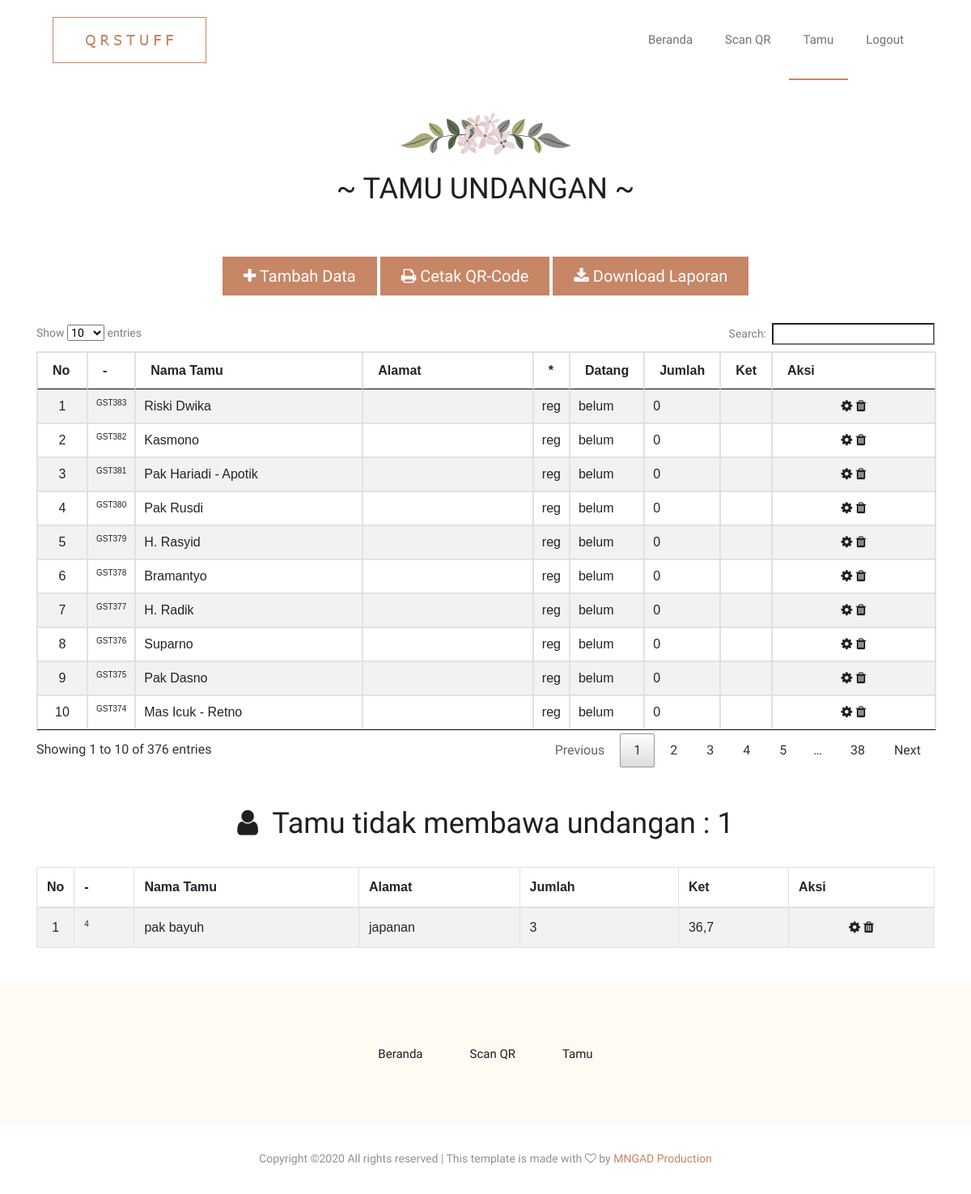
Page /tamu.php (signed in) on the committed database.
### tables this page shows
CREATE TABLE `tamu` (
  `id_tamu` varchar(20) NOT NULL,
  `nama` text NOT NULL,
  `alamat` varchar(200) NOT NULL,
  `posisi` varchar(20) NOT NULL,
  `datang` varchar(200) NOT NULL,
  `jumlah` int(11) NOT NULL,
  `keterangan` text NOT NULL
);

CREATE TABLE `tamulain` (
  `id_tamu` int(11) NOT NULL,
  `nama` text NOT NULL,
  `alamat` varchar(111) NOT NULL,
  `jumlah` int(11) NOT NULL,
  `keterangan` text NOT NULL
);

### tamu.php (the view, shortened to what this page needs)
<?php
include "koneksi.php";
?>
<!doctype html>
<html class="no-js" lang="zxx">
<head>
    <link rel="stylesheet" href="css/bootstrap.min.css">
    <link rel="stylesheet" href="css/owl.carousel.min.css">
    <link rel="stylesheet" href="css/magnific-popup.css">
    <link rel="stylesheet" href="css/font-awesome.min.css">
    <link rel="stylesheet" href="css/themify-icons.css">
    <link rel="stylesheet" href="css/nice-select.css">
    <link rel="stylesheet" href="css/flaticon.css">
    <link rel="stylesheet" href="css/flaticon.css">
    <link rel="stylesheet" href="css/gijgo.css">
    <link rel="stylesheet" href="css/slicknav.css">
    <link rel="stylesheet" href="css/style.css">
    <link rel="stylesheet" type="text/css" media="screen" href="css/jquery.dataTables.min.css">
</head>
<body>
    <header>
        <div class="header-area ">
            <div id="sticky-header" class="main-header-area">
                <div class="container">
                    <div class="row align-items-center">
                        <div class="col-xl-3 col-lg-3">
                            <div class="logo-img">
                                <a href="index.html">
                                    <img src="img/logo.png" alt="">
                                </a>
                            </div>
                        </div>
                        <div class="col-xl-9 col-lg-9">
                            <div class="main-menu  d-none d-lg-block">
                                <nav>
                                    <ul id="navigation">
                                        <li><a href="index.php">Beranda</a></li>
                                        <li><a href="./cek-qr">Scan QR</a></li>
                                        <li><a class="active" href="login.php">Tamu</a></li>
                                         <li><a href="logout.php" id="logout">logout</a></li>
                                    </ul>
                                </nav>
                            </div>
                        </div>
                        <div class="col-12">
                        </div>
                    </div>
                </div>
            </div>
        </div>
    </header>
    <div class="love_story_area">
        <div class="container">
            <div class="row">
                <div class="col-xl-12">
                    <div class="section_title text-center">
                        <img src="img/banner/flowers.png" alt="">
                        <h3>~ Tamu Undangan ~</h3>
                    </div>
                </div>
            </div>
            <?php
                $view = isset($_GET['view']) ? $_GET['view'] : null;
                switch($view){
                default:
            ?>
            <div class="row">
                <div class="col-xl-12">
                    <div class="panel-body">
                        <center>
                        <a class="boxed_btn3" style="margin-bottom: 10px" href="tamu.php?view=tambah"><i class="fa fa-plus"></i> Tambah Data</a>
                        <a class="boxed_btn3" style="margin-bottom: 10px" href="cetak_qr.php" target="_blank"><i class="fa fa-print"></i> Cetak QR-Code</a>
                        <a class="boxed_btn3" style="margin-bottom: 10px" href="cetak_laporan.php" target="_blank"><i class="fa fa-download"></i> Download Laporan</a>
                        </center>
                        <br>
                        <table id="tabel-data" class="table table-bordered table-striped" STYLE="font-family:sans-serif;">
                            <thead>
                            <tr>
                                <th>No</th>
                                <th>-</th>
                                <th>Nama Tamu</th>
                                <th>Alamat</th>
                                <th>*</th>
                                <th>Datang</th>
                                <th>Jumlah</th>
                                <th>Ket</th>
                                <th>Aksi</th>
                            </tr>
                            </thead>
                            <tbody>
                            <?php
                            $sql=mysqli_query($konek, "SELECT * FROM tamu ORDER BY id_tamu DESC");
                            $no=1;
                            while($d=mysqli_fetch_array($sql)){
                                echo "<tr>
                                    <td width='40px' align='center'>$no</td>
                                    <td style='font-size:10px'>$d[id_tamu]</td>
                                    <td>$d[nama]</td>
                                    <td>$d[alamat]</td>
                                    <td>$d[posisi]</td>
                                    <td>$d[datang]</td>
                                    <td>$d[jumlah]</td>
                                    <td>$d[keterangan]</td>
                                    <td width='180px' align='center'>
                                        <a href='tamu.php?view=edit&id=$d[id_tamu]'><i class='fa fa-cog'></i></a>
                                        <a href='aksi_tamu.php?act=delete&id=$d[id_tamu]' id='hapus'><i class='fa fa-trash'></i></a>
                                    </td>
                                </tr>";
                                $no++;
                            }
                            ?>
                            </tbody>
                        </table>
                    </div>
                </div>
            </div>
            <br>
            <br>
            <div class="row">
                <div class="col-xl-12">
                    <div class="panel-body">
                        <center>
                        <h1><i class="fa fa-user"></i>&nbsp Tamu tidak membawa undangan :
                            <?php
                            $qry = mysqli_query($konek,"select count(id_tamu) as total from tamulain");
                            $data = mysqli_fetch_array($qry);
                                echo $data['total'];
                            ?>
                        </h1>
                        </center>
                        <br>
                        <table id="tabel-data" class="table table-bordered table-striped" STYLE="font-family:sans-serif;">
                            <thead>
                            <tr>
                                <th>No</th>
                                <th>-</th>
                                <th>Nama Tamu</th>
                                <th>Alamat</th>
                                <th>Jumlah</th>
                                <th>Ket</th>
                                <th>Aksi</th>
                            </tr>
                            </thead>
                            <tbody>
                            <?php
                            $sql=mysqli_query($konek, "SELECT * FROM tamulain ORDER BY id_tamu DESC");
                            $no=1;
                            while($d=mysqli_fetch_array($sql)){
                                echo "<tr>
                                    <td width='40px' align='center'>$no</td>
                                    <td style='font-size:10px'>$d[id_tamu]</td>
                                    <td>$d[nama]</td>
                                    <td>$d[alamat]</td>
                                    <td>$d[jumlah]</td>
                                    <td>$d[keterangan]</td>
                                    <td width='180px' align='center'>
                                        <a href='tamu.php?view=edittamulain&id=$d[id_tamu]'><i class='fa fa-cog'></i></a>
                                        <a href='aksi_tamu.php?act=deletetamulain&id=$d[id_tamu]' id='hapus'><i class='fa fa-trash'></i></a>
                                    </td>
                                </tr>";
                                $no++;
                            }
                            ?>
                            </tbody>
                        </table>
                    </div>
                </div>
            </div>
            <?php
                break;
            ?>
            <?php
            }
            ?>
        </div>
    </div>
    <footer class="footer">
        <div class="footer_top">
            <div class="container">
                <div class="row">
                    <div class="col-xl-12">
                        <div class="quick_links">
                            <ul>
                                <li><a href="#">Beranda</a></li>
                                <li><a href="#">Scan QR</a></li>
                                <li><a href="#">Tamu</a></li>
                            </ul>
                        </div>
                    </div>
                </div>
            </div>
        </div>
        <div class="copy-right_text">
            <div class="container">
                <div class="footer_border"></div>
                <div class="row">
                    <div class="col-xl-12">
                        <p class="copy_right text-center">
Copyright &copy;<script>document.write(new Date().getFullYear());</script> All rights reserved | This template is made with <i class="fa fa-heart-o" aria-hidden="true"></i> by <a href="ade" target="_blank">MNGAD Production</a>
                        </p>
                    </div>
                </div>
            </div>
        </div>
    </footer>
</body>
</html>

### rows in the picture
tamu: id_tamu "GST383", nama "Riski Dwika", posisi "reg", datang "belum", jumlah "0"
tamu: id_tamu "GST382", nama "Kasmono", posisi "reg", datang "belum", jumlah "0"
tamu: id_tamu "GST381", nama "Pak Hariadi - Apotik", posisi "reg", datang "belum", jumlah "0"
tamu: id_tamu "GST380", nama "Pak Rusdi", posisi "reg", datang "belum", jumlah "0"
tamu: id_tamu "GST379", nama "H. Rasyid", posisi "reg", datang "belum", jumlah "0"
tamu: id_tamu "GST378", nama "Bramantyo", posisi "reg", datang "belum", jumlah "0"
tamu: id_tamu "GST377", nama "H. Radik", posisi "reg", datang "belum", jumlah "0"
tamu: id_tamu "GST376", nama "Suparno", posisi "reg", datang "belum", jumlah "0"
tamu: id_tamu "GST375", nama "Pak Dasno", posisi "reg", datang "belum", jumlah "0"
tamu: id_tamu "GST374", nama "Mas Icuk - Retno", posisi "reg", datang "belum", jumlah "0"
tamulain: id_tamu "4", nama "pak bayuh", alamat "japanan", jumlah "3", keterangan "36,7"

### other values in the picture
$data['total'] "1"
